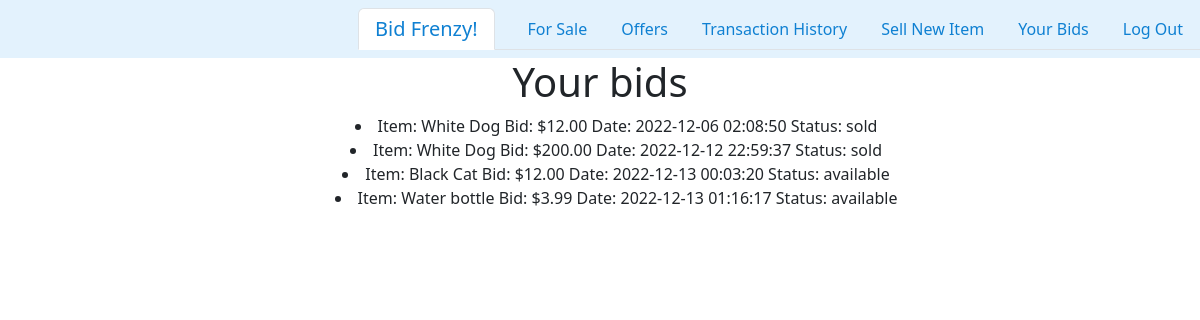
The app's page /yourbids (signed in), older data.
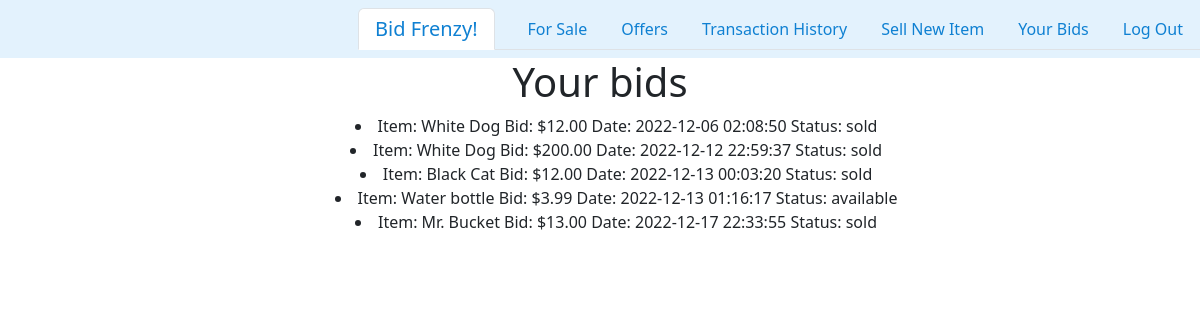
The same page, newer data.
### tables this page shows
CREATE TABLE bids (id INTEGER PRIMARY KEY AUTOINCREMENT, itemId INTEGER, bidderId INTEGER, sellerId INTEGER, offerPrice INTEGER, offerStatus TEXT NOT NULL, datetime INTEGER);

CREATE TABLE items (id INTEGER PRIMARY KEY AUTOINCREMENT, name TEXT NOT NULL, description TEXT NOT NULL, filename TEXT NOT NULL, ownerId INTEGER, askingPrice INTEGER, saleStatus TEXT NOT NULL);

### app.py (the view)
@app.route("/yourbids")
def yourbids():
    user_id = session["user_id"]
    your_bids = db.execute("SELECT * FROM bids LEFT JOIN items ON bids.itemId = items.id WHERE bids.bidderId = ?", user_id)
    return render_template("yourbids.html", your_bids=your_bids)

### app.py (called while the page is built)
@app.after_request
def after_request(response):
    response.headers["Cache-Control"] = "no-cache, no-store, must-revalidate"
    response.headers["Expires"] = 0
    response.headers["Pragma"] = "no-cache"
    return response

### templates/yourbids.html
{% extends "layout.html" %} {% block title %} Your Bids {% endblock %} {% block
main %}
<h1>Your bids</h1>
  <ul class="ul-centered">
    {% for bid in your_bids %}
    <li>Item: {{ bid['name'] }} Bid: {{ bid['offerPrice'] }} Date: {{ bid['datetime'] }} Status: {{ bid['saleStatus'] }}</li>
    {% endfor %}
  </ul>
{% endblock %}

Row changes from the older to the newer data that the page shows:
changed bids "Black Cat": saleStatus "available" → "sold"
added bids: name "Mr. Bucket", offerPrice "$13.00", datetime "2022-12-17 22:33:55", saleStatus "sold"
